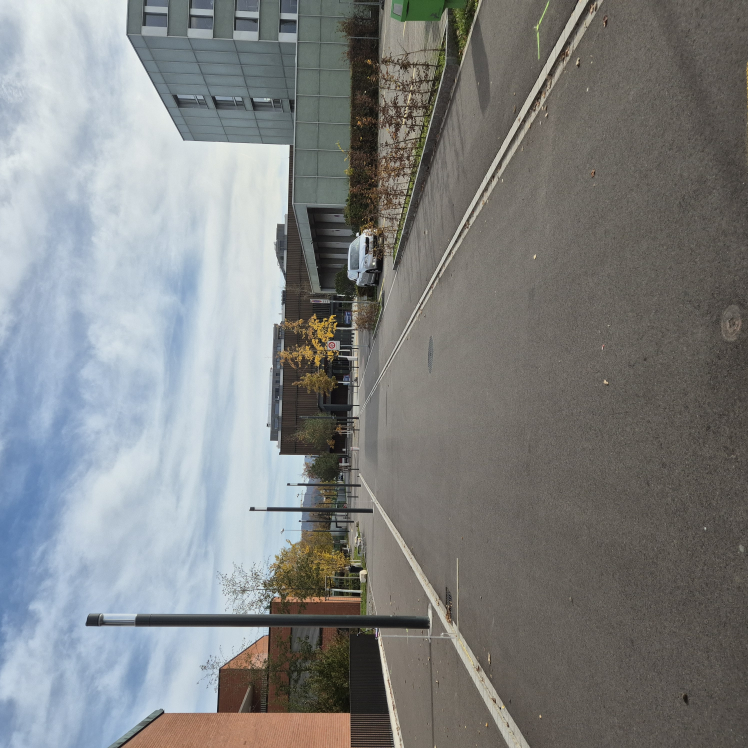
#> input picture tree_parametric/20251031_114405.jpg, 2992 x 2992 px (shown at 1/4 size); its folder holds only this picture in this run
$ python -i 251031_reocuring_object.py   (imports and definitions only)
#> lines starting #> are read from the running program, lines starting #| are printed output that depends on the picture; after the words box and inside, x2 and y2 are one past the last pixel; in counts of white or black regions, pixels touching at a corner belong together
#!/usr/bin/env python3
# -*- coding: utf-8 -*-
"""
Tree Masks — 2 real calibration rigs (ground L + vertical 1m), line-distance interpolation
with SAFE extrapolation (no tiny last tree).

Flow:
1. 4 clicks: plane (BL, TL, TR, BR)
2. 4 clicks: Rig 1  -> G, F, S, V
3. 4 clicks: Rig 2  -> G, F, S, V
4. 2 clicks: tree line (start → end)
5. Export: mask only
"""

import os
from dataclasses import dataclass
from typing import List, Tuple, Optional

import cv2
import gradio as gr
import numpy as np

EPS = 1e-6

# ----------------- small helpers -----------------
# [43 lines left out: functions to_rgb, order_quad_bl_tl_tr_br, safe_homography, extend_quad_to_image_bottom, to_topdown, from_topdown, not called in this run]

def seg_len(v: np.ndarray) -> float:
    return float(np.linalg.norm(v))

# [8 lines left out: function project_point_on_segment, not called in this run]

# ----------------- sprite loading -----------------
def load_tree_sprite(path: str, force_luma_alpha: bool = True, thresh: int = 10):
    img = cv2.imread(path, cv2.IMREAD_UNCHANGED)
    if img is None:
        raise FileNotFoundError(f"tree sprite not found: {path}")

    if img.ndim == 2:
        img = cv2.cvtColor(img, cv2.COLOR_GRAY2BGRA)
    elif img.shape[2] == 3:
        gray = cv2.cvtColor(img, cv2.COLOR_BGR2GRAY)
        alpha = cv2.threshold(gray, thresh, 255, cv2.THRESH_BINARY)[1]
        bgra = cv2.cvtColor(img, cv2.COLOR_BGR2BGRA)
        bgra[:,:,3] = alpha
        bgra[:,:,3] = (bgra[:,:,3] > 127).astype(np.uint8) * 255
        return bgra

    b,g,r,a = cv2.split(img)
    opaque_ratio = (a >= 250).sum() / a.size
    alpha_dynamic = int(a.max()) - int(a.min())
    if force_luma_alpha or (opaque_ratio > 0.98 or alpha_dynamic < 5):
        gray = cv2.cvtColor(img[:,:,:3], cv2.COLOR_BGR2GRAY)
        a = cv2.threshold(gray, thresh, 255, cv2.THRESH_BINARY)[1]
        img[:,:,3] = a

    img[:,:,3] = (img[:,:,3] > 127).astype(np.uint8) * 255
    return img

# ----------------- params -----------------
@dataclass
class Params:
    spacing_m: float = 10.0
    count_override: Optional[int] = None
    tree_height_m: float = 3.0
    global_scale: float = 1.0
    max_px: int = 800
    min_px: int = 2

# ----------------- app -----------------
class TwoRigTrees:
    def __init__(self, sprite_path="tree.png"):
        self.sprite_bgra = load_tree_sprite(sprite_path, force_luma_alpha=True)
        self.sprite_path = sprite_path

        self.img_bgr: Optional[np.ndarray] = None
        self.mode = "plane"

        self.clicks_plane: List[Tuple[float,float]] = []
        self.clicks_rig1: List[Tuple[float,float]] = []   # G, F, S, V
        self.clicks_rig2: List[Tuple[float,float]] = []   # G, F, S, V
        self.clicks_line: List[Tuple[float,float]] = []

        # homography
        self.pad_x, self.pad_y = 200, 200
        self.top_w, self.top_h = 3000, 2000
        self.H = None
        self.Hinv = None
        self.ext_quad = None

        # topdown bases of rigs
        self.rig1_top: Optional[np.ndarray] = None
        self.rig2_top: Optional[np.ndarray] = None

        # vertical ppm measured in IMAGE at rigs
        self.rig1_vert_ppm: Optional[float] = None
        self.rig2_vert_ppm: Optional[float] = None

        # line in topdown
        self.line_top: Optional[Tuple[np.ndarray, np.ndarray]] = None
        self.line_length_m: Optional[float] = None
        self.m_per_px_top: Optional[float] = None

        # line-distance for each rig (0..1 along line)
        self.rig1_t_on_line: Optional[float] = None
        self.rig2_t_on_line: Optional[float] = None

        self.params = Params()

    # ---------- helpers ----------
    # [212 lines left out: functions _calc_global_scale_from_rig1, _interp_vert_ppm_along_line, lock_plane, _process_rig_clicks, _lock_line, stamp_to_mask and 2 more, not called in this run]

# ----------------- Gradio UI -----------------
SPRITE_PATH = "tree.png"
# [1 line that did not run here, left out]

# [66 lines left out: functions ui_load, ui_click, ui_params, ui_export, not called in this run]

# [29 lines not run here, left out]

>>> result = load_tree_sprite('20251031_114405.jpg')
#> call 2 of load_tree_sprite, with path = '20251031_114405.jpg', force_luma_alpha = True, thresh = 10
#> in load_tree_sprite, img is the input picture: shape (2992, 2992, 3); mean B, G, R 129.8, 129.8, 127.7
#> in load_tree_sprite (call 2), `gray = cv2.cvtColor(img, cv2.COLOR_BGR2GRAY)`:
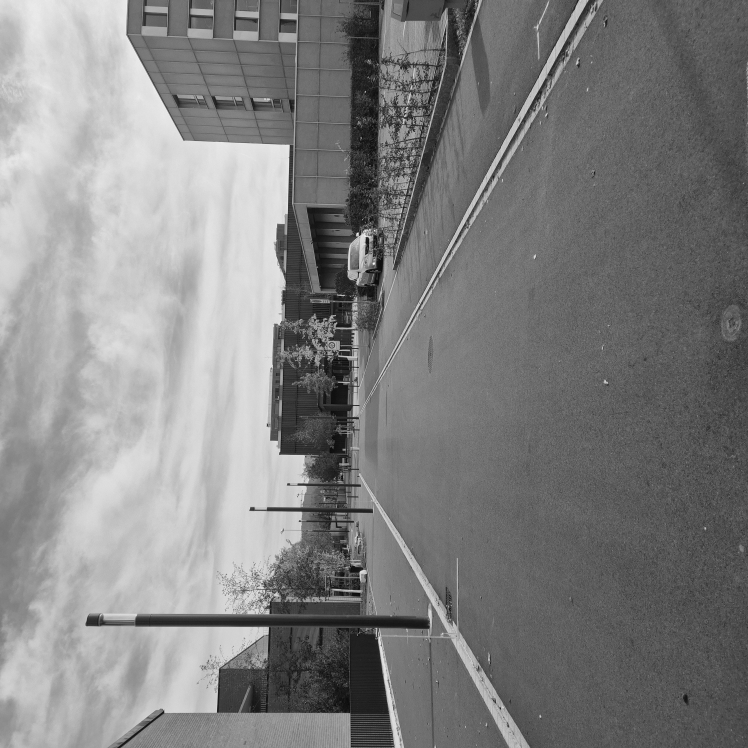
#> gray: shape (2992, 2992) (shown at 1/4 size); min 0, max 255, mean 129.2
#> in load_tree_sprite (call 2), `alpha = cv2.threshold(gray, thresh, 255, cv2.THRESH_BINARY)[1]`:
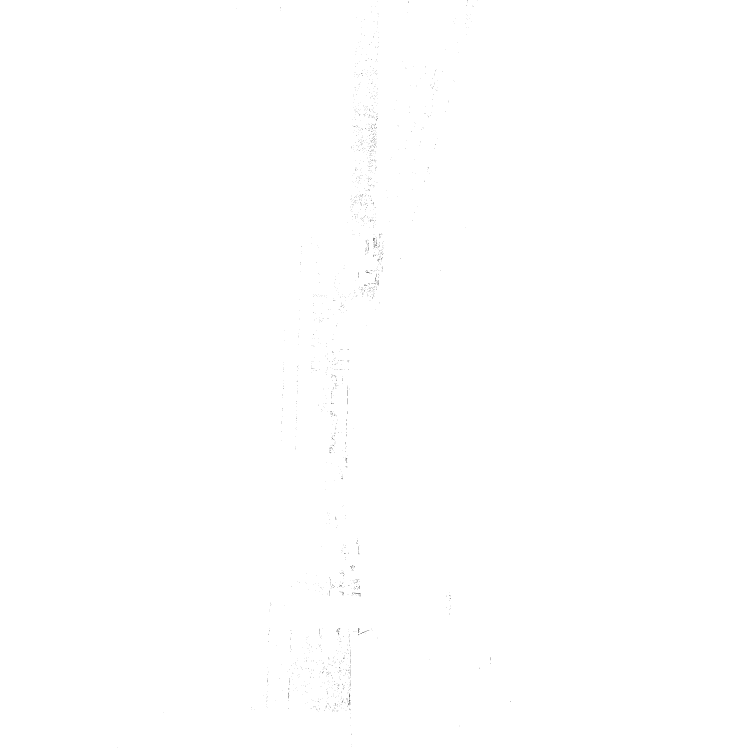
#> alpha: shape (2992, 2992) (shown at 1/4 size); 99.9% white; black in thin lines or dots, all inside (x1, y1, x2, y2) = (471, 0, 2043, 2992)
